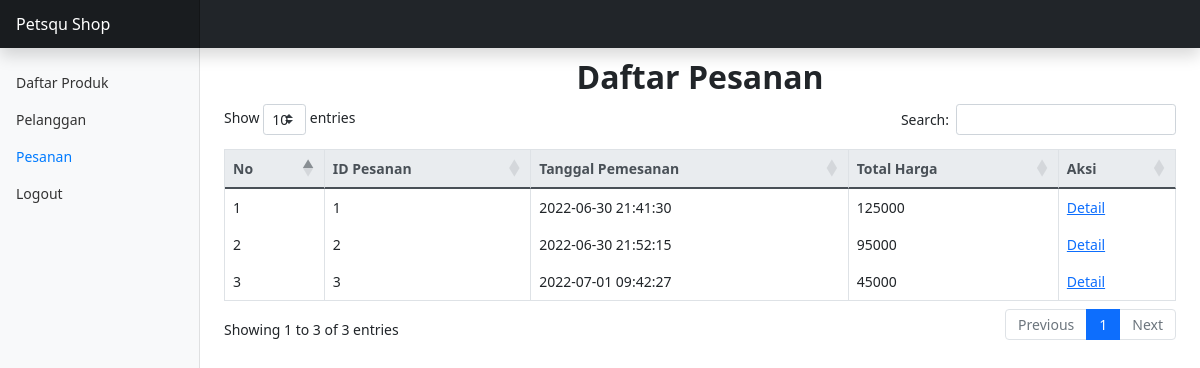
/pesanan.php, run on the app's committed database.
### tables this page shows
CREATE TABLE `tb_pemesanan` (
  `id_pemesanan` int(11) NOT NULL,
  `id_pengguna` int(4) NOT NULL,
  `total_harga` int(6) NOT NULL,
  `tanggal_pemesanan` datetime NOT NULL DEFAULT current_timestamp()
);

### function.php (called while the page is built, shortened)
<?php
$conn = mysqli_connect("localhost", "root", "", "db_petsqu");
function query($query)
{
    global $conn;
    $result = mysqli_query($conn, $query);
    $rows = [];
    while ($row = mysqli_fetch_assoc($result)) {
        $rows[] = $row;
    }
    return $rows;
}

### pesanan.php (the view, shortened to what this page needs)
<?php
include 'function.php';
$pemesanan = query("SELECT * FROM tb_pemesanan");
?>
<!doctype html>
<html lang="en">
<head>
  <link rel="stylesheet" href="https://stackpath.bootstrapcdn.com/bootstrap/4.5.0/css/bootstrap.min.css">
  <link rel="stylesheet" type="text/css" href="https://cdn.datatables.net/1.10.21/css/dataTables.bootstrap4.min.css">
  <link href="css/bootstrap.min.css" rel="stylesheet">
  <link href="css/dashboard_admin.css" rel="stylesheet">
</head>
<body>
  <header class="navbar navbar-dark sticky-top bg-dark flex-md-nowrap p-0 shadow">
    <a class="navbar-brand col-md-3 col-lg-2 me-0 px-3" href="admin.php">Petsqu Shop</a>
  </header>
  <div class="container-fluid">
    <div class="row">
      <nav id="sidebarMenu" class="col-md-3 col-lg-2 d-md-block bg-light sidebar collapse">
        <div class="position-sticky pt-3">
          <ul class="nav flex-column">
            <li class="nav-item">
              <a class="nav-link" href="admin.php">
                Daftar Produk
              </a>
            </li>
            <li class="nav-item">
              <a class="nav-link" href="pelanggan.php">
                Pelanggan
              </a>
            </li>
            <li class="nav-item">
              <a class="nav-link active" aria-current="page" href="pesanan.php">
                Pesanan
              </a>
            </li>
            <li class="nav-item">
              <a class="nav-link" href="logout.php">
                Logout
              </a>
            </li>
          </ul>
        </div>
      </nav>
      <main class="col-md-9 ms-sm-auto col-lg-10 px-md-4">
        <h2 style="text-align: center; margin-top: 1%;"><b>Daftar Pesanan</b></h2>
        <table class="table table-bordered" id="example">
        <thead class="thead-light">
          <tr>
            <th>No</th>
            <th>ID Pesanan</th>
            <th>Tanggal Pemesanan</th>
            <th>Total Harga</th>
            <th>Aksi</th>
          </tr>
        </thead>
        <tbody>
        <?php $i = 1; ?>
        <?php foreach ($pemesanan as $row) : ?>
          <tr>
            <td><?= $i; ?></td>
            <td><?= $row["id_pemesanan"]; ?></td>
            <td><?= $row["tanggal_pemesanan"]; ?></td>
            <td><?= $row["total_harga"]; ?></td>
            <td><a href="detail_pesanan.php?id_pemesanan=<?= $row["id_pemesanan"]; ?>">Detail</a></td>
          </tr>
        <?php $i++; ?>
        <?php endforeach; ?>
        </tbody>
        </table>
      </main>
    </div>
  </div>
</body>
</html>

### css/dashboard_admin.css (style rules this page uses)
body { font-size: .875rem; }
.sidebar { position: fixed; top: 0; bottom: 0; left: 0; z-index: 100; padding: 48px 0 0; box-shadow: inset -1px 0 0 rgba(0, 0, 0, .1); }
.sidebar .nav-link { font-weight: 500; color: #333; }
.sidebar .nav-link.active { color: #007bff; }
.navbar-brand { padding-top: .75rem; padding-bottom: .75rem; font-size: 1rem; background-color: rgba(0, 0, 0, .25); box-shadow: inset -1px 0 0 rgba(0, 0, 0, .25); }

### data on the page
tb_pemesanan: id_pemesanan "1", tanggal_pemesanan "2022-06-30 21:41:30", total_harga "125000"
tb_pemesanan: id_pemesanan "2", tanggal_pemesanan "2022-06-30 21:52:15", total_harga "95000"
tb_pemesanan: id_pemesanan "3", tanggal_pemesanan "2022-07-01 09:42:27", total_harga "45000"
